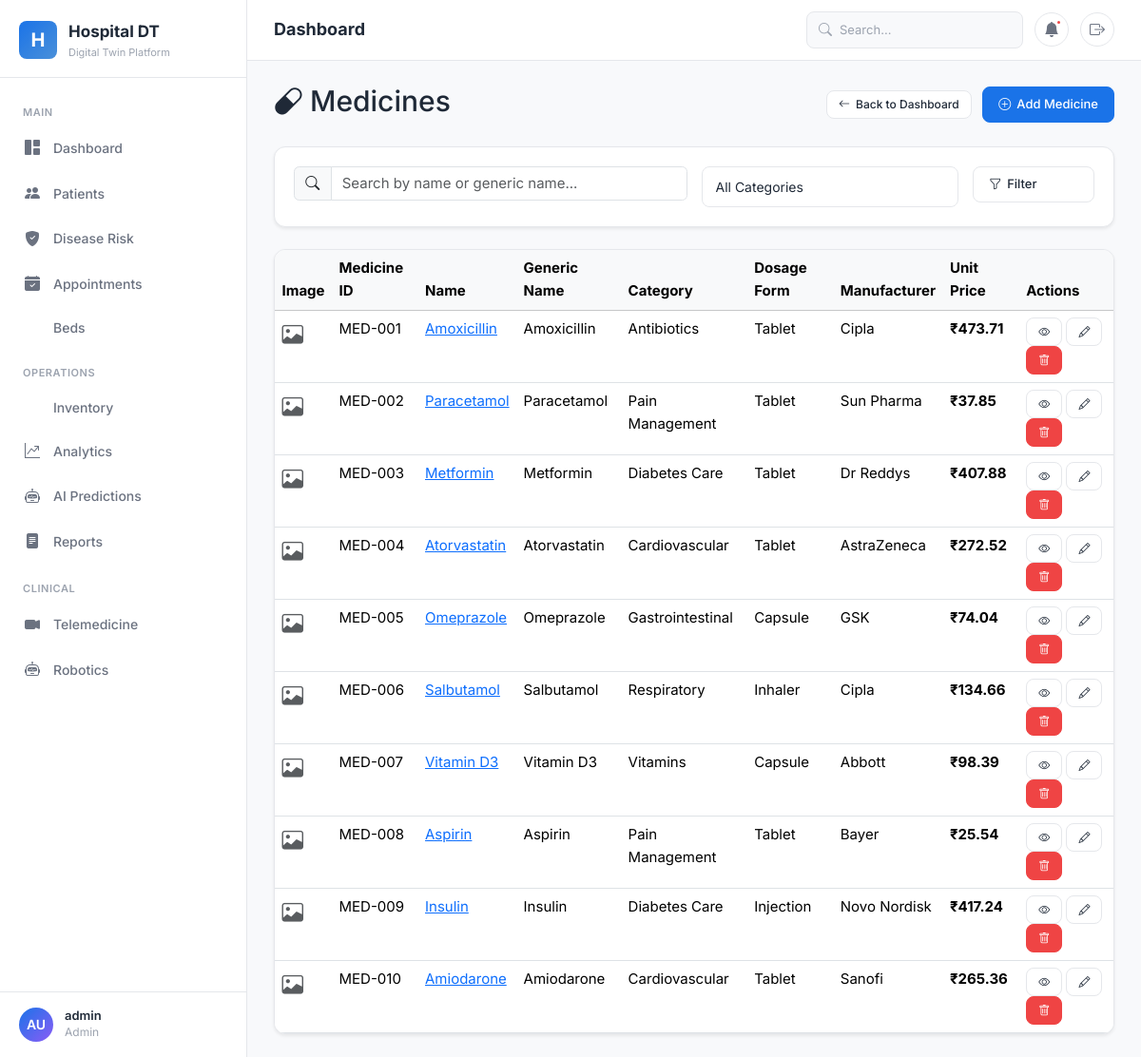
Screenshot of /inventory/ (signed in) with the database file from the repository.
### accounts/models.py (models this page shows, shortened)
class UserRole(models.Model):
    ROLE_CHOICES = [
        ('admin', 'Admin'),
        ('staff', 'Staff'),
        ('patient', 'Patient'),
    ]
    user = models.OneToOneField(User, on_delete=models.CASCADE)
    role = models.CharField(max_length=20, choices=ROLE_CHOICES)
    phone = models.CharField(max_length=15, blank=True)
    address = models.TextField(blank=True)
    created_at = models.DateTimeField(auto_now_add=True)

### inventory/models.py (models this page shows, shortened)
class Medicine(models.Model):
    CATEGORY_CHOICES = [
        ('tablet', 'Tablet'), ('capsule', 'Capsule'), ('syrup', 'Syrup'),
        ('injection', 'Injection'), ('ointment', 'Ointment'), ('drops', 'Drops'),
        ('inhaler', 'Inhaler'), ('other', 'Other'),
    ]
    medicine_id = models.CharField(max_length=20, unique=True)
    name = models.CharField(max_length=200)
    generic_name = models.CharField(max_length=200, blank=True)
    category = models.ForeignKey(MedicineCategory, on_delete=models.SET_NULL, null=True)
    dosage_form = models.CharField(max_length=20, choices=CATEGORY_CHOICES)
    strength = models.CharField(max_length=100, blank=True)
    manufacturer = models.CharField(max_length=200)
    unit_price = models.DecimalField(max_digits=10, decimal_places=2)
    image = models.ImageField(upload_to='medicines/', blank=True, null=True)
    is_active = models.BooleanField(default=True)
    created_at = models.DateTimeField(auto_now_add=True)
    updated_at = models.DateTimeField(auto_now=True)

class MedicineCategory(models.Model):
    name = models.CharField(max_length=100, unique=True)
    description = models.TextField(blank=True)
    class Meta:
        verbose_name_plural = 'Medicine categories'

### inventory/views.py (the view)
# urls.py: path('', views.medicine_list, name='medicine_list'),
@admin_required
def medicine_list(request):
    query = request.GET.get('q', '')
    category_id = request.GET.get('category', '')
    medicines = Medicine.objects.select_related('category').all()
    if query:
        medicines = medicines.filter(
            Q(name__icontains=query) | Q(generic_name__icontains=query)
        )
    if category_id:
        medicines = medicines.filter(category_id=category_id)
    categories = MedicineCategory.objects.all()
    context = {
        'medicines': medicines,
        'categories': categories,
        'query': query,
        'selected_category': category_id,
    }
    return render(request, 'inventory/medicine_list.html', context)

### templates/inventory/medicine_list.html (shortened to what this page needs)
{% extends 'base.html' %}
{% load static %}
{% block content %}
<div class="d-flex justify-content-between align-items-center mb-4">
    <h2><i class="bi bi-capsule"></i> Medicines</h2>
    <div>
        <a href="{% url 'dashboard:home' %}" class="btn btn-outline-secondary btn-sm me-2"><i class="bi bi-arrow-left"></i> Back to Dashboard</a>
        <a href="{% url 'inventory:medicine_create' %}" class="btn btn-primary"><i class="bi bi-plus-circle"></i> Add Medicine</a>
    </div>
</div>
<div class="card shadow-sm mb-4">
    <div class="card-body">
        <form method="get" class="row g-3">
            <div class="col-md-6">
                <div class="input-group">
                    <span class="input-group-text"><i class="bi bi-search"></i></span>
                    <input type="text" class="form-control" name="q" placeholder="Search by name or generic name..." value="{{ query }}">
                </div>
            </div>
            <div class="col-md-4">
                <select name="category" class="form-select">
                    <option value="">All Categories</option>
                </select>
            </div>
            <div class="col-md-2">
                <button type="submit" class="btn btn-outline-primary w-100"><i class="bi bi-funnel"></i> Filter</button>
            </div>
        </form>
    </div>
</div>
<div class="card shadow-sm">
    <div class="card-body p-0">
        <div class="table-responsive">
            <table class="table table-hover mb-0">
                <thead class="table-light">
                    <tr>
                        <th>Image</th>
                        <th>Medicine ID</th>
                        <th>Name</th>
                        <th>Generic Name</th>
                        <th>Category</th>
                        <th>Dosage Form</th>
                        <th>Manufacturer</th>
                        <th>Unit Price</th>
                        <th>Actions</th>
                    </tr>
                </thead>
                <tbody>
                    {% for med in medicines %}
                    <tr>
                        <td>
                            {% if med.image %}
                            <img src="{{ med.image.url }}" alt="{{ med.name }}" style="width:50px;height:50px;object-fit:cover;border-radius:6px;">
                            {% else %}
                            <span class="text-muted"><i class="bi bi-image" style="font-size:1.5rem;"></i></span>
                            {% endif %}
                        </td>
                        <td>{{ med.medicine_id }}</td>
                        <td><a href="{% url 'inventory:medicine_detail' med.pk %}">{{ med.name }}</a></td>
                        <td>{{ med.generic_name|default:"-" }}</td>
                        <td>{{ med.category.name|default:"-" }}</td>
                        <td>{{ med.get_dosage_form_display }}</td>
                        <td>{{ med.manufacturer }}</td>
                        <td><strong>₹{{ med.unit_price }}</strong></td>
                        <td>
                            <a href="{% url 'inventory:medicine_detail' med.pk %}" class="btn btn-sm btn-info"><i class="bi bi-eye"></i></a>
                            <a href="{% url 'inventory:medicine_update' med.pk %}" class="btn btn-sm btn-warning"><i class="bi bi-pencil"></i></a>
                            <a href="{% url 'inventory:medicine_delete' med.pk %}" class="btn btn-sm btn-danger"><i class="bi bi-trash"></i></a>
                        </td>
                    </tr>
                    {% endfor %}
                </tbody>
            </table>
        </div>
    </div>
</div>
{% endblock %}

### templates/base.html (shortened to what this page needs)
<!DOCTYPE html>
{% load static %}
<html lang="en">
<head>
  <link href="https://cdn.jsdelivr.net/npm/bootstrap@5.3.3/dist/css/bootstrap.min.css" rel="stylesheet">
  <link href="https://cdn.jsdelivr.net/npm/bootstrap-icons@1.11.3/font/bootstrap-icons.min.css" rel="stylesheet">
  <link href="{% static 'css/minimal.css' %}" rel="stylesheet">
</head>
<body>
{% if user.is_authenticated or request.session.patient_name %}
<aside class="sidebar" id="sidebar">
  <div class="sidebar-brand">
    <div class="brand-icon">H</div>
    <div>
      <div class="brand-text">Hospital DT</div>
      <div class="brand-sub">Digital Twin Platform</div>
    </div>
  </div>
  <nav class="sidebar-nav">
    {% if user.is_authenticated %}
    {% with role=user.userrole.role %}
    <div class="nav-section">Main</div>
    <a href="{% url 'dashboard:home' %}" class="nav-item">
      <span class="nav-icon"><i class="bi bi-grid-1x2-fill"></i></span>
      Dashboard
    </a>
    <a href="{% url 'patients:patient_list' %}" class="nav-item">
      <span class="nav-icon"><i class="bi bi-people-fill"></i></span>
      Patients
    </a>
    <a href="{% url 'disease_risk:risk_assessment' %}" class="nav-item">
      <span class="nav-icon"><i class="bi bi-shield-fill-check"></i></span>
      Disease Risk
    </a>
    <a href="{% url 'appointments:appointment_list' %}" class="nav-item">
      <span class="nav-icon"><i class="bi bi-calendar-check-fill"></i></span>
      Appointments
    </a>
    <a href="{% url 'beds:bed_list' %}" class="nav-item">
      Beds
    </a>
    <div class="nav-section">Operations</div>
    <a href="{% url 'inventory:inventory_dashboard' %}" class="nav-item">
      Inventory
    </a>
    <a href="{% url 'analytics:analytics_dashboard' %}" class="nav-item">
      <span class="nav-icon"><i class="bi bi-graph-up-arrow"></i></span>
      Analytics
    </a>
    <a href="{% url 'predictions:prediction_dashboard' %}" class="nav-item">
      <span class="nav-icon"><i class="bi bi-robot"></i></span>
      AI Predictions
    </a>
    <a href="{% url 'reports:report_list' %}" class="nav-item">
      <span class="nav-icon"><i class="bi bi-file-text-fill"></i></span>
      Reports
    </a>
    <div class="nav-section">Clinical</div>
    <a href="{% url 'telemedicine:session_list' %}" class="nav-item">
      <span class="nav-icon"><i class="bi bi-camera-video-fill"></i></span>
      Telemedicine
    </a>
    <a href="{% url 'robotics:robot_list' %}" class="nav-item">
      <span class="nav-icon"><i class="bi bi-robot"></i></span>
      Robotics
    </a>
    {% endwith %}
    {% endif %}
  </nav>
  <div class="sidebar-footer">
    <div class="user-info">
      {% if user.is_authenticated %}
      <div class="user-avatar">{{ user.first_name|first|default:"A" }}{{ user.last_name|first|default:"U" }}</div>
      <div>
        <div class="user-name">{{ user.get_full_name|default:user.username }}</div>
        <div class="user-role">{{ user.userrole.role|default:"Staff"|title }}</div>
      </div>
      {% elif request.session.patient_name %}
      <div class="user-avatar">{{ request.session.patient_name|first|default:"P" }}</div>
      <div>
        <div class="user-name">{{ request.session.patient_name }}</div>
        <div class="user-role">Patient</div>
      </div>
      {% endif %}
    </div>
  </div>
</aside>
<div class="main-content">
  <header class="top-header">
    <div class="header-left">
      <span class="page-title">{% block page_title %}Dashboard{% endblock %}</span>
    </div>
    <div class="header-right">
      {% if user.is_authenticated %}
      <div class="search-box">
        <i class="bi bi-search search-icon"></i>
        <input type="text" placeholder="Search..." id="globalSearch">
      </div>
      <button class="header-btn" title="Notifications">
        <i class="bi bi-bell-fill"></i>
        <span class="dot"></span>
      </button>
      {% endif %}
      <a href="{% url 'accounts:logout' %}" class="header-btn" title="Logout">
        <i class="bi bi-box-arrow-right"></i>
      </a>
    </div>
  </header>
  <div class="page-content">
    {% block content %}{% endblock %}
  </div>
</div>
{% endif %}
</body>
</html>

### rows the page displays
Medicine: medicine_id "MED-001", name "Amoxicillin", generic_name "Amoxicillin", category.name "Antibiotics", dosage_form "Tablet", manufacturer "Cipla", unit_price "473.71"
Medicine: medicine_id "MED-002", name "Paracetamol", generic_name "Paracetamol", category.name "Pain Management", dosage_form "Tablet", manufacturer "Sun Pharma", unit_price "37.85"
Medicine: medicine_id "MED-003", name "Metformin", generic_name "Metformin", category.name "Diabetes Care", dosage_form "Tablet", manufacturer "Dr Reddys", unit_price "407.88"
Medicine: medicine_id "MED-004", name "Atorvastatin", generic_name "Atorvastatin", category.name "Cardiovascular", dosage_form "Tablet", manufacturer "AstraZeneca", unit_price "272.52"
Medicine: medicine_id "MED-005", name "Omeprazole", generic_name "Omeprazole", category.name "Gastrointestinal", dosage_form "Capsule", manufacturer "GSK", unit_price "74.04"
Medicine: medicine_id "MED-006", name "Salbutamol", generic_name "Salbutamol", category.name "Respiratory", dosage_form "Inhaler", manufacturer "Cipla", unit_price "134.66"
Medicine: medicine_id "MED-007", name "Vitamin D3", generic_name "Vitamin D3", category.name "Vitamins", dosage_form "Capsule", manufacturer "Abbott", unit_price "98.39"
Medicine: medicine_id "MED-008", name "Aspirin", generic_name "Aspirin", category.name "Pain Management", dosage_form "Tablet", manufacturer "Bayer", unit_price "25.54"
Medicine: medicine_id "MED-009", name "Insulin", generic_name "Insulin", category.name "Diabetes Care", dosage_form "Injection", manufacturer "Novo Nordisk", unit_price "417.24"
Medicine: medicine_id "MED-010", name "Amiodarone", generic_name "Amiodarone", category.name "Cardiovascular", dosage_form "Tablet", manufacturer "Sanofi", unit_price "265.36"

### other values shown
{{ user.first_name|first|default:"A" }} "A"
{{ user.last_name|first|default:"U" }} "U"
{{ user.get_full_name|default:user.username }} "admin"
{{ user.userrole.role|default:"Staff"|title }} "Admin"
